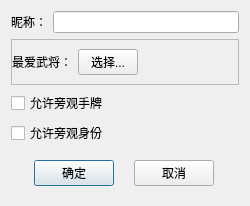
<?xml version="1.0" encoding="UTF-8"?>
<ui version="4.0">
 <class>DialogPersonalSettings</class>
 <widget class="QDialog" name="DialogPersonalSettings">
  <property name="geometry">
   <rect>
    <x>0</x>
    <y>0</y>
    <width>250</width>
    <height>184</height>
   </rect>
  </property>
  <property name="windowTitle">
   <string>个人设置</string>
  </property>
  <property name="modal">
   <bool>true</bool>
  </property>
  <layout class="QVBoxLayout" name="verticalLayout">
   <item>
    <widget class="QWidget" name="widget" native="true">
     <property name="sizePolicy">
      <sizepolicy hsizetype="Preferred" vsizetype="Fixed">
       <horstretch>0</horstretch>
       <verstretch>0</verstretch>
      </sizepolicy>
     </property>
     <layout class="QHBoxLayout" name="horizontalLayout">
      <property name="leftMargin">
       <number>0</number>
      </property>
      <property name="topMargin">
       <number>0</number>
      </property>
      <property name="rightMargin">
       <number>0</number>
      </property>
      <property name="bottomMargin">
       <number>0</number>
      </property>
      <item>
       <widget class="QLabel" name="label">
        <property name="text">
         <string>昵称：</string>
        </property>
       </widget>
      </item>
      <item>
       <widget class="QLineEdit" name="lineEditNick">
        <property name="sizePolicy">
         <sizepolicy hsizetype="Expanding" vsizetype="Fixed">
          <horstretch>0</horstretch>
          <verstretch>0</verstretch>
         </sizepolicy>
        </property>
        <property name="maxLength">
         <number>10</number>
        </property>
       </widget>
      </item>
     </layout>
    </widget>
   </item>
   <item>
    <widget class="QFrame" name="frame">
     <property name="frameShape">
      <enum>QFrame::StyledPanel</enum>
     </property>
     <property name="frameShadow">
      <enum>QFrame::Raised</enum>
     </property>
     <layout class="QHBoxLayout" name="horizontalLayout_3">
      <property name="leftMargin">
       <number>0</number>
      </property>
      <item>
       <widget class="QLabel" name="labelFavorite">
        <property name="sizePolicy">
         <sizepolicy hsizetype="Fixed" vsizetype="Preferred">
          <horstretch>0</horstretch>
          <verstretch>0</verstretch>
         </sizepolicy>
        </property>
        <property name="text">
         <string>最爱武将：</string>
        </property>
       </widget>
      </item>
      <item>
       <widget class="QPushButton" name="pushButton">
        <property name="sizePolicy">
         <sizepolicy hsizetype="Fixed" vsizetype="Fixed">
          <horstretch>0</horstretch>
          <verstretch>0</verstretch>
         </sizepolicy>
        </property>
        <property name="maximumSize">
         <size>
          <width>60</width>
          <height>16777215</height>
         </size>
        </property>
        <property name="text">
         <string>选择...</string>
        </property>
       </widget>
      </item>
      <item>
       <spacer name="horizontalSpacer">
        <property name="orientation">
         <enum>Qt::Horizontal</enum>
        </property>
        <property name="sizeHint" stdset="0">
         <size>
          <width>40</width>
          <height>20</height>
         </size>
        </property>
       </spacer>
      </item>
     </layout>
    </widget>
   </item>
   <item>
    <widget class="QCheckBox" name="checkBoxAllowLookHands">
     <property name="text">
      <string>允许旁观手牌</string>
     </property>
    </widget>
   </item>
   <item>
    <widget class="QCheckBox" name="checkBoxAllowLookIdentity">
     <property name="text">
      <string>允许旁观身份</string>
     </property>
    </widget>
   </item>
   <item>
    <spacer name="verticalSpacer">
     <property name="orientation">
      <enum>Qt::Vertical</enum>
     </property>
     <property name="sizeHint" stdset="0">
      <size>
       <width>20</width>
       <height>40</height>
      </size>
     </property>
    </spacer>
   </item>
   <item>
    <widget class="QWidget" name="widget_2" native="true">
     <layout class="QHBoxLayout" name="horizontalLayout_2">
      <item>
       <widget class="QPushButton" name="pushButtonOK">
        <property name="sizePolicy">
         <sizepolicy hsizetype="Fixed" vsizetype="Fixed">
          <horstretch>0</horstretch>
          <verstretch>0</verstretch>
         </sizepolicy>
        </property>
        <property name="text">
         <string>确定</string>
        </property>
        <property name="default">
         <bool>true</bool>
        </property>
       </widget>
      </item>
      <item>
       <widget class="QPushButton" name="pushButtonCancel">
        <property name="sizePolicy">
         <sizepolicy hsizetype="Fixed" vsizetype="Fixed">
          <horstretch>0</horstretch>
          <verstretch>0</verstretch>
         </sizepolicy>
        </property>
        <property name="text">
         <string>取消</string>
        </property>
       </widget>
      </item>
     </layout>
    </widget>
   </item>
  </layout>
 </widget>
 <resources/>
 <connections/>
</ui>
